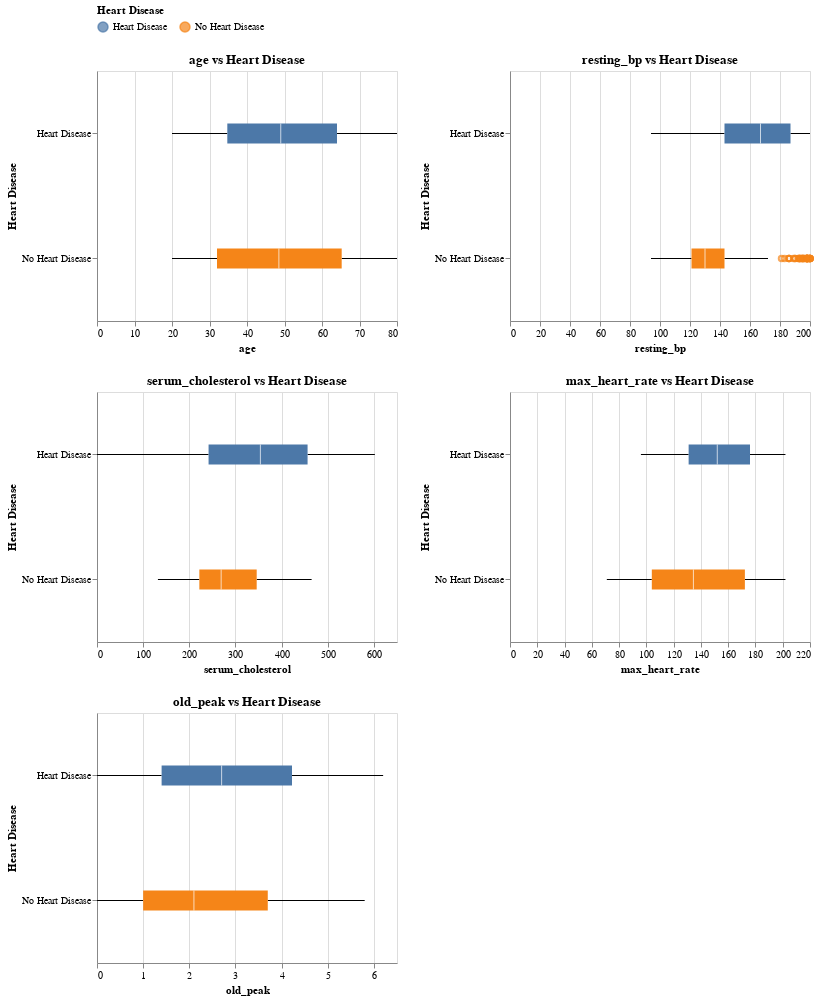

Here is the notebook cell this chart was saved with:
### Markdown cell above
#### Boxplots of Numerical Features vs Target

Boxplots compare each numerical feature across the two target classes. They reveal patterns or differences, for example, whether higher blood pressure or older age is more common among patients with heart disease.

The boxplots show how people with heart disease differ from those without it. From the age chart, people with heart disease are generally older, while younger people mostly fall in the no heart disease group. For resting blood pressure, those with heart disease tend to have slightly higher values, showing that high blood pressure may be linked to heart disease. Although there are outliers for no heart disease, this means that some individuals have high blood pressure but do not have heart disease. The boxplot for serum cholesterol shows that the cholesterol levels are a bit higher and more spread out among people who have heart disease. The maximum heart rate chart shows that people without heart disease reach higher heart rates, while those with heart disease have lower maximum heart rates. This usually means their heart cannot handle as much physical stress. Oldpeak is higher in people with heart disease, which means their heart experiences more stress changes.

### Code cell
charts = []

for col in num_cols:
    chart = alt.Chart(train_heart).mark_boxplot(size=20).encode(
        x=alt.X(f'{col}:Q', title=col),
        y=alt.Y('target:N', title='Heart Disease'),
        color=alt.Color('target:N', title='Heart Disease')
    ).properties(
        title=f'{col} vs Heart Disease',
        width=300,
        height=250)
    charts.append(chart)

rows = []
for i in range(0, len(charts), 2):
    row_charts = charts[i:i+2]
    row = alt.hconcat(*row_charts)
    rows.append(row)

final_chart = alt.vconcat(*rows).configure_legend(
    orient='top')

final_chart

### Figure 1 — Vega-Lite specification as saved in the notebook (floating-point values rounded to 4 significant figures; data arrays with more than 128 entries replaced by an {"elided": "..."} marker saying what was removed)
{"config": {"view": {"continuousWidth": 300, "continuousHeight": 300}, "legend": {"orient": "top"}}, "vconcat": [{"hconcat": [{"mark": {"type": "boxplot", "size": 20}, "encoding": {"color": {"field": "target", "title": "Heart Disease", "type": "nominal"}, "x": {"field": "age", "title": "age", "type": "quantitative"}, "y": {"field": "target", "title": "Heart Disease", "type": "nominal"}}, "height": 250, "title": "age vs Heart Disease", "width": 300}, {"mark": {"type": "boxplot", "size": 20}, "encoding": {"color": {"field": "target", "title": "Heart Disease", "type": "nominal"}, "x": {"field": "resting_bp", "title": "resting_bp", "type": "quantitative"}, "y": {"field": "target", "title": "Heart Disease", "type": "nominal"}}, "height": 250, "title": "resting_bp vs Heart Disease", "width": 300}]}, {"hconcat": [{"mark": {"type": "boxplot", "size": 20}, "encoding": {"color": {"field": "target", "title": "Heart Disease", "type": "nominal"}, "x": {"field": "serum_cholesterol", "title": "serum_cholesterol", "type": "quantitative"}, "y": {"field": "target", "title": "Heart Disease", "type": "nominal"}}, "height": 250, "title": "serum_cholesterol vs Heart Disease", "width": 300}, {"mark": {"type": "boxplot", "size": 20}, "encoding": {"color": {"field": "target", "title": "Heart Disease", "type": "nominal"}, "x": {"field": "max_heart_rate", "title": "max_heart_rate", "type": "quantitative"}, "y": {"field": "target", "title": "Heart Disease", "type": "nominal"}}, "height": 250, "title": "max_heart_rate vs Heart Disease", "width": 300}]}, {"hconcat": [{"mark": {"type": "boxplot", "size": 20}, "encoding": {"color": {"field": "target", "title": "Heart Disease", "type": "nominal"}, "x": {"field": "old_peak", "title": "old_peak", "type": "quantitative"}, "y": {"field": "target", "title": "Heart Disease", "type": "nominal"}}, "height": 250, "title": "old_peak vs Heart Disease", "width": 300}]}], "data": {"name": "data-b296bac3fddf3d70c7710599b2355f45"}, "$schema": "https://vega.github.io/schema/vega-lite/v6.1.0.json", "datasets": {"data-b296bac3fddf3d70c7710599b2355f45": {"elided": "800 records"}}}
